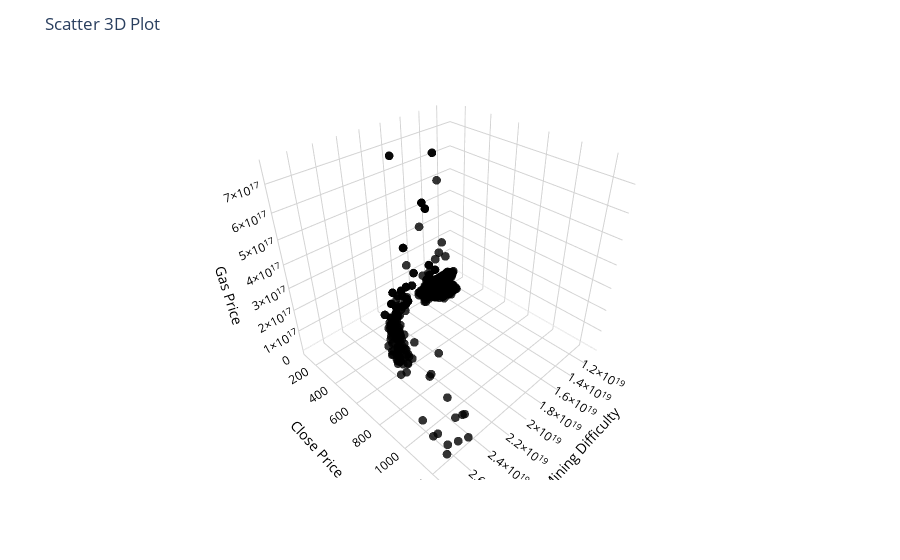

Notebook cell for this chart:
### Code cell
# TWO FEATURES + TARGET
# Create a 3D scatter plot
fig = px.scatter_3d(eth_master_df, x=eth_master_df['Mining Difficulty'], y=eth_master_df['Close Price'], z=eth_master_df['Gas Price'], 
                 opacity=0.8, color_discrete_sequence=['black'])

# Set figure title
fig.update_layout(title_text="Scatter 3D Plot",
                  scene = dict(xaxis=dict(backgroundcolor='white',
                                          color='black',
                                          gridcolor='lightgrey'),
                               yaxis=dict(backgroundcolor='white',
                                          color='black',
                                          gridcolor='lightgrey'
                                          ),
                               zaxis=dict(backgroundcolor='white',
                                          color='black', 
                                          gridcolor='lightgrey')))

# Update marker size
fig.update_traces(marker=dict(size=3))

fig.show()

### Figure 1 — Plotly figure (JSON) as saved in the notebook; plotly's stock layout.template omitted (floating-point values rounded to 4 significant figures; data arrays with more than 128 entries replaced by an {"elided": "..."} marker saying what was removed)
{"data": [{"hovertemplate": "Mining Difficulty=%{x}<br>Close Price=%{y}<br>Gas Price=%{z}<extra></extra>", "legendgroup": "", "marker": {"color": "black", "opacity": 0.8, "size": 3, "symbol": "circle"}, "mode": "markers", "name": "", "scene": "scene", "showlegend": false, "type": "scatter3d", "x": {"elided": "865 int values"}, "y": {"elided": "865 float values"}, "z": {"elided": "865 int values"}}], "layout": {"legend": {"tracegroupgap": 0}, "margin": {"t": 60}, "scene": {"domain": {"x": [0, 1], "y": [0, 1]}, "xaxis": {"backgroundcolor": "white", "color": "black", "gridcolor": "lightgrey", "title": {"text": "Mining Difficulty"}}, "yaxis": {"backgroundcolor": "white", "color": "black", "gridcolor": "lightgrey", "title": {"text": "Close Price"}}, "zaxis": {"backgroundcolor": "white", "color": "black", "gridcolor": "lightgrey", "title": {"text": "Gas Price"}}}, "title": {"text": "Scatter 3D Plot"}}}
